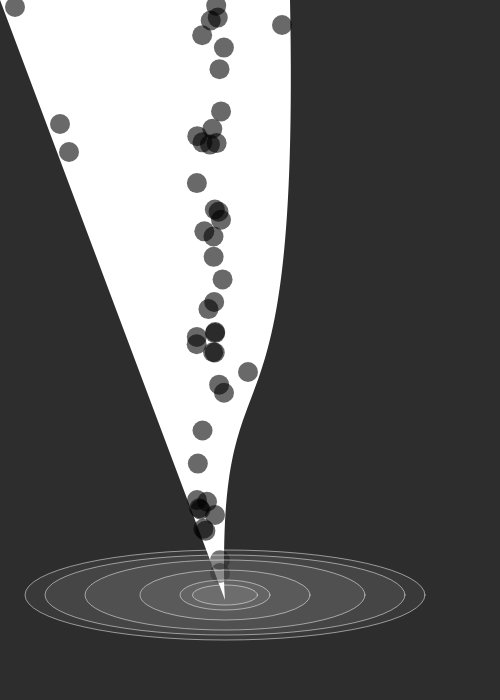
Frame 1 (no input)
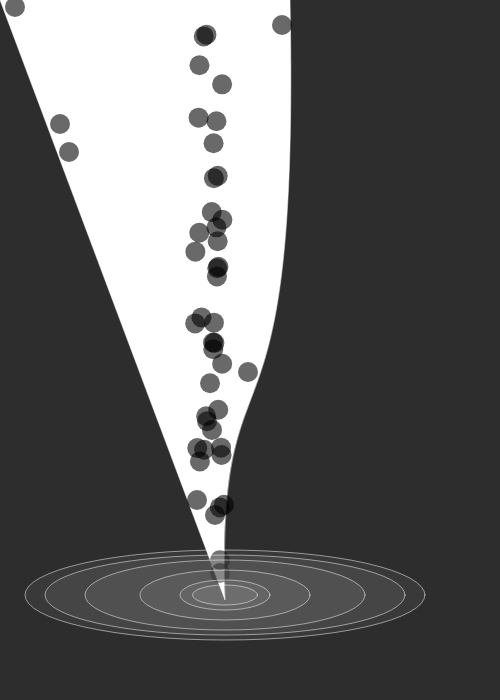
Frame 2 (the mouse pressed at the canvas centre, redrawn once)

The p5.js sketch that drew these frames (run headless with seeded random() and noise() and a simulated clock; the mouse was pressed at the canvas centre and the sketch redrawn once):

// p5.js sketch
// ── sketch.js
let numCircles = 37;
let circW = [65, 90, 170, 280, 360, 400]
let circH = [20, 30, 50, 70, 80, 90];

function setup()
{
createCanvas(500, 700);


fill(0, 25);
noStroke();
for(var i = 0; i < numCircles; i++){
  ellipse(random(190, 200), random(205, 219), 10);
}
} 

function draw(){
background(45);

fill(255);
beginShape();
vertex(290, 0);
bezierVertex(300, 495, 217, 317, 225, 600);
vertex(0, 0);
endShape();

fill(0, 150);
noStroke();
ellipse(15, 7, 20);

ellipse(60, 124, 20);
ellipse(69, 152, 20);
ellipse(197, 500, 20);
ellipse(215, 515, 20);
ellipse(220, 560, 20);


ellipse(220, 573, 20);
ellipse(248, 372, 20);
ellipse(282, 25, 20);

noStroke();
for(var i = 0; i < numCircles; i++){
  ellipse(random(195, 224), random(4, 540), 20);
}

fill(255, 15);
stroke(255);
strokeWeight(.5);
for(var i = 0; i < 6; i++){
ellipse (225, 595, circW[i], circH[i]);
}


noLoop();



// beginShape();
//     fill(255);
//     vertex(width*8/24,height/2);
//     bezierVertex(width*8/24,height*17/32,  width*8/24,height*19/32,   width*9/24,height*19/32);//peak1-left
//     bezierVertex(width*10/24,height*19/32,  width*9/24,height*17/32  ,width*10/24,height*17/32);//peak1-right
//     bezierVertex(width*11/24,height*17/32,  width*19/48,height*23/32  ,width*11/24,height*23/32);//peak2-left
//     bezierVertex(width*12/24,height*23/32,  width*11/24,height*21/32  ,width*12/24,height*21/32);//peak2-right
//     bezierVertex(width*13/24,height*21/32,  width*11/24,height*29/32  ,width*13/24,height*29/32);//peak3-left
//     bezierVertex(width*29/48,height*29/32,  width*13/24,height*19/32  ,width*14/24,height*19/32);//peak3-right
//     bezierVertex(width*15/24,height*19/32,  width*14/24,height*22/32  ,width*15/24,height*22/32);//peak4-left
//     bezierVertex(width*16/24,height*22/32,  width*16/24,height*19/32  ,width*16/24,height/2);//peak4-right
//     vertex(width*8/24,height/2);
//   endShape();


//beginShape();
//noStroke();
// fill("Yellow");
//   vertex(300, 45);
//   vertex(width/3, height/3);
//   vertex(100, 100);
// endShape(CLOSE);

//  fill("Red");
//  textSize(32);
//  textAlign(LEFT);
//  text("(" + floor(mouseX) + ", " + floor(mouseY) + ")", mouseX, mouseY);
 }
